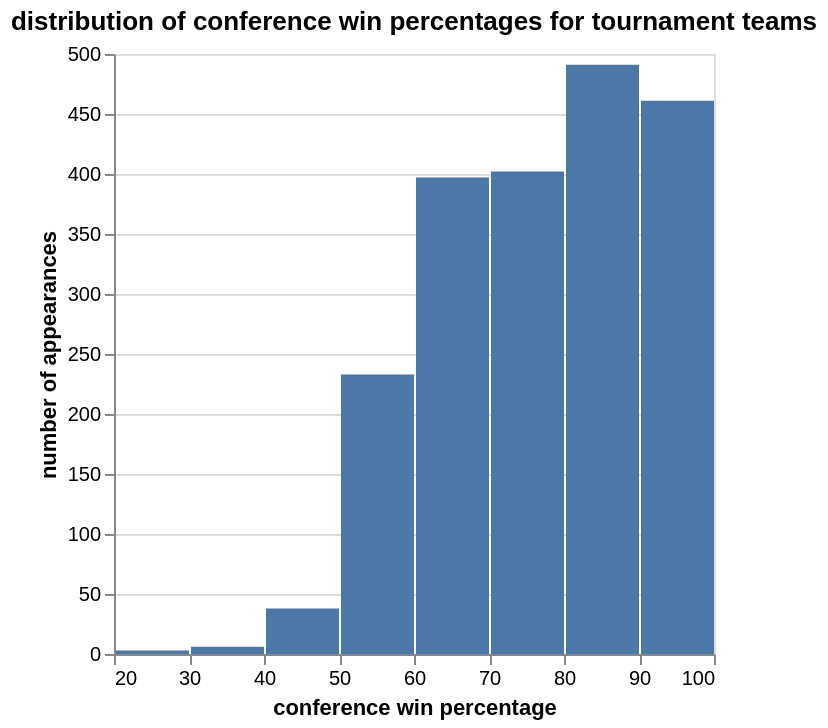

Here is the notebook cell this chart was saved with:
### Markdown cell above
<div style="background-color: #f0f0f0; padding: 10px;">
    
#### Task 4.4: Plot the distribution of two relevant variables in the raw data (4 points)

- Use `altair` to plot the distribution of one of the numeric variables in your tidied data set.

- Use `altair` to create a visualization showing the relative proportions of each category/level for one of categorical variable in your tidied data set. 

- Clearly label the variable that is being plotted in each plot.

*Notes:* 
- *Be sure the output is as clear as possible, provide an English title along with readable x and y column names*

- *You may also add more code cells to this section*

</div>

### Code cell
### EDIT THIS CODE CELL FOR PLOT 1 ###
import altair as alt
Plot1= alt.Chart(NCAA_Data).mark_bar().encode(
    x = alt.X("conf_wins_pct", bin=True).title("conference win percentage"),
    y= alt.Y("count()").title("number of appearances")).properties(title="distribution of conference win percentages for tournament teams")
Plot1

### Figure 1 — Vega-Lite specification as saved in the notebook (floating-point values rounded to 4 significant figures; data arrays with more than 128 entries replaced by an {"elided": "..."} marker saying what was removed)
{"config": {"view": {"continuousWidth": 300, "continuousHeight": 300}}, "data": {"name": "data-e8eb5d35a41f5d821184f5fe7755d75c"}, "mark": {"type": "bar"}, "encoding": {"x": {"bin": true, "field": "conf_wins_pct", "title": "conference win percentage", "type": "quantitative"}, "y": {"aggregate": "count", "title": "number of appearances", "type": "quantitative"}}, "title": "distribution of conference win percentages for tournament teams", "$schema": "https://vega.github.io/schema/vega-lite/v5.20.1.json", "datasets": {"data-e8eb5d35a41f5d821184f5fe7755d75c": {"elided": "2092 records"}}}
